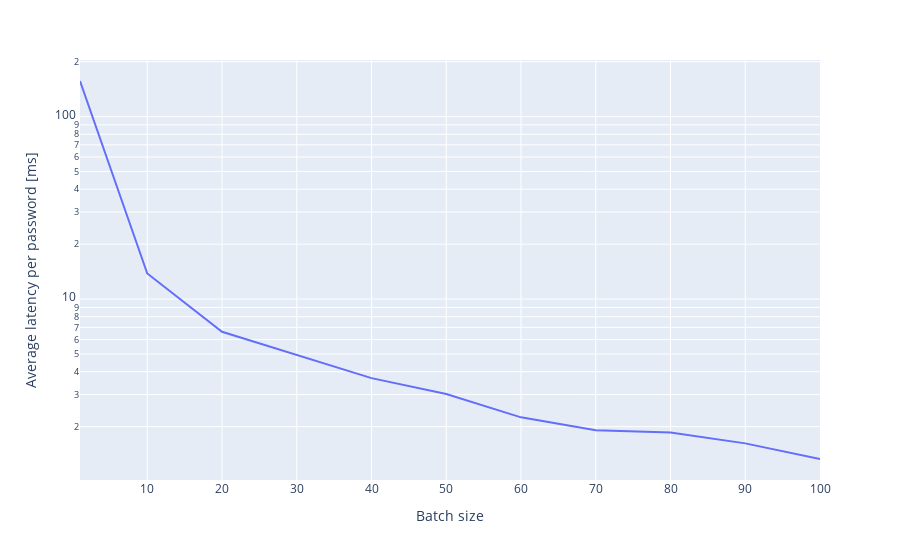

Here is the notebook cell this chart was saved with:
### Code cell
fig = px.line(df, x="Batch size", y="Average latency per password:")
#layout = go.Layout(yaxis=dict(tickformat=".2%"))
#fig.update_layout(yaxis_tickformat=".2%")
fig.update_yaxes(type='log')

fig.update_layout(yaxis_title="Average latency per password [ms]")
fig.update_layout(xaxis_title="Batch size")
fig.update_layout(
    xaxis = dict(
        tickmode = 'linear',
        dtick = 10
    )
)

fig.show()
fig.write_image("images/batch_size_average_latency_per_password.pdf")

### Figure 1 — Plotly figure (JSON) as saved in the notebook; plotly's stock layout.template omitted (floating-point values rounded to 4 significant figures)
{"data": [{"hovertemplate": "Batch size=%{x}<br>Average latency per password:=%{y}<extra></extra>", "legendgroup": "", "line": {"color": "#636efa", "dash": "solid"}, "marker": {"symbol": "circle"}, "mode": "lines", "name": "", "orientation": "v", "showlegend": false, "type": "scatter", "x": [1, 10, 20, 30, 40, 50, 60, 70, 80, 90, 100], "xaxis": "x", "y": [156.7, 13.81, 6.62, 4.94, 3.69, 3.02, 2.25, 1.91, 1.86, 1.62, 1.33], "yaxis": "y"}], "layout": {"legend": {"tracegroupgap": 0}, "margin": {"t": 60}, "xaxis": {"anchor": "y", "domain": [0, 1], "dtick": 10, "tickmode": "linear", "title": {"text": "Batch size"}}, "yaxis": {"anchor": "x", "domain": [0, 1], "title": {"text": "Average latency per password [ms]"}, "type": "log"}}}
